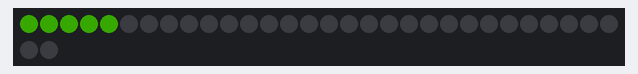
The sketch below on a simulated Arduino Uno, built with avr-gcc and run on an emulated ATmega328P. On the bench: 32 RGB LEDs in strip order, left to right, continuing on the next row. Dim RGB values are drawn brighter than linear; random numbers use the default seed unless the sketch sets one.

Above: at 2.87 s.
At 7.37 s:
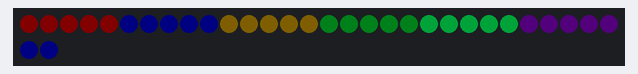
At 12.12 s:
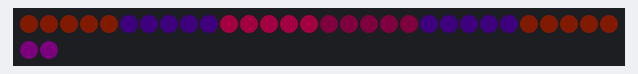
At 21.37 s:
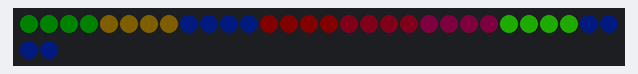
At 30.62 s:
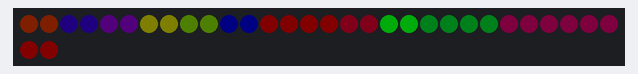
At 39.87 s:
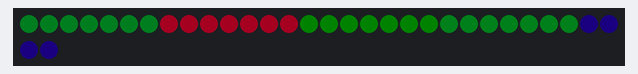

The sketch:

repeating_block_pattern.ino
```cpp
//***************************************************************
//  Basic example that repeats colored blocks of random size down
//  the strip.  The block size is changed every several seconds.
//
//  Important to note is there is a check to make sure we don't
//  try to write data to pixels that don't exist (ie. values
//  equal or greater then NUM_LEDS).  Trying to write pixel
//  data to pixels that don't exist the causes bad things to
//  happen in memory.
//
//  Marc Miller, July 2017
//               May 2020 - replaced delays with EVERY_N
//***************************************************************


#include "FastLED.h"
#define DATA_PIN    11
#define CLOCK_PIN   13
#define LED_TYPE    LPD8806
#define COLOR_ORDER GRB
#define NUM_LEDS    32
#define BRIGHTNESS  50
CRGB leds[NUM_LEDS];

uint8_t blockSize = 5;  // number of pixels to light up in a block
uint8_t count;  // used to keep track of what block to light up.
uint16_t loopStart = 0;
uint16_t loopEnd = blockSize;
uint8_t hue;
bool sizeUpdate;

//---------------------------------------------------------------
void setup() {
  Serial.begin(115200);  // Allows serial monitor output (check baud rate)
  delay(2500); // startup delay for recovery
  //FastLED.addLeds<LED_TYPE,DATA_PIN,COLOR_ORDER>(leds, NUM_LEDS).setCorrection(TypicalLEDStrip);
  FastLED.addLeds<LED_TYPE,DATA_PIN,CLOCK_PIN,COLOR_ORDER>(leds, NUM_LEDS).setCorrection(TypicalLEDStrip);
  FastLED.setBrightness(BRIGHTNESS);
  FastLED.clear();  // clear strip data
}

//---------------------------------------------------------------
void loop() {

  loopStart = count * blockSize;
  loopEnd = blockSize + count*blockSize;

  // Trying to write data to pixels that don't exit is bad.
  // Check to make sure we are still within our NUM_LEDS range
  // and clamp to NUM_LEDS if needed.
  if (loopEnd > NUM_LEDS) {
    loopEnd = NUM_LEDS;  // limit maximum to NUM_LEDS
  }

  hue = hue + random8(8,17);  // for fun, pick a new color for each block

  EVERY_N_MILLISECONDS(250) {
    for(uint16_t i = loopStart; i < loopEnd; i++) {
      leds[i] =  CHSV( hue, 255, 255 );
    }

    FastLED.show();

    for(uint16_t i = loopStart; i < loopEnd; i++) {
      leds[i].fadeToBlackBy(220);  // fade down
    }

    count++;  // increase count by one

    // reset count if we have come to the end of the strip
    if ((count * blockSize) >= NUM_LEDS) {
      count = 0;
      // Only change the block size when starting over on the strip
      // and after the minimum time has passed (from timer below).
      if (sizeUpdate) {
        blockSize = random8(2,9);  // for fun, pick a new random block size
        sizeUpdate = false;
      }
    }

  } //end_every_n


  EVERY_N_SECONDS(5) {
    sizeUpdate = true;  // trigger size update
  }


}//end_main_loop
```
